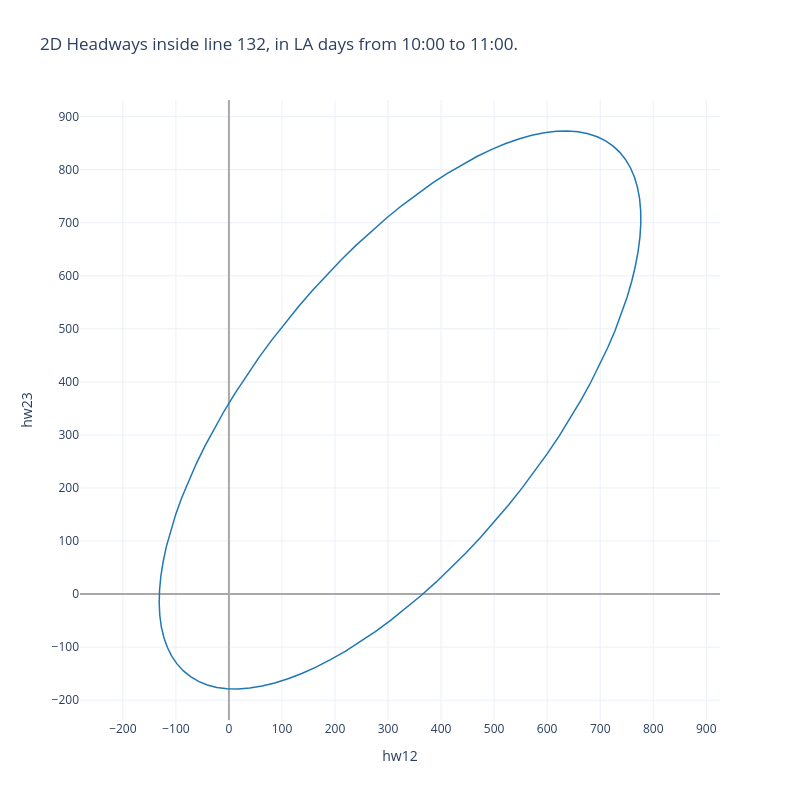

The notebook cell saved with this chart:
### Code cell
# Create figure
fig = go.Figure()

"""
#Plot trace
fig.add_trace(go.Scatter(
    showlegend=False,
    x = data.hw12,
    y = data.hw23,
    mode = 'markers',
    marker = dict(
        color='blue',
        size=2
    )
))
"""


# Select buses group to see over time
for i in range(1, max_anom_size):
    # Get series data
    anom_size_df = anomalies_2d_df.loc[anomalies_2d_df.anom_size == i]
    color = colormap(i)[0:7]
    k = 0
    for anom_index in anom_size_df.anom_index.unique().tolist():
        anom_df = anom_size_df.loc[anom_size_df.anom_index == anom_index]
        # Plot trace
        fig.add_trace(
            go.Scatter(
                name=f"Anomaly of size = {i}",
                showlegend=True if k == 0 else False,
                x=anom_df.hw12,
                y=anom_df.hw23,
                mode="lines+markers",
                line={"color": color, "width": 1.5},
                text=anom_df.datetime.dt.time,
            )
        )
        k += 1


# Confidence ellipses
i = 0
for conf in [0.95]:
    x, y = ellipse(means[1], cov_matrixes[1], conf)
    fig.add_trace(
        go.Scatter(
            name=f"{conf * 100}% Confidence Ellipse",
            x=x,
            y=y,
            mode="lines",
            line={"color": colors[i], "width": 1.5},
        )
    )
    i += 1


# Update the layout
fig.update_layout(
    title=f"2D Headways inside line {line}, in {day_type} days from {st_hour}:00 to {end_hour}:00.",
    height=800,
    width=800,
    showlegend=False,
    legend={
        "x": 0.75,
        "y": 0.99,
        "traceorder": "normal",
        "font": {"size": 12},
    },
    xaxis={"title": "hw12", "nticks": 20, "zerolinecolor": "darkgrey"},
    yaxis={
        "title": "hw23",
        "scaleanchor": "x",
        "scaleratio": 1,
        "nticks": 20,
        "zerolinecolor": "darkgrey",
    },
)
fig.show()

### Figure 1 — Plotly figure (JSON) as saved in the notebook; plotly's stock layout.template omitted (floating-point values rounded to 4 significant figures)
{"data": [{"line": {"color": "#1f77b4", "width": 1.5}, "mode": "lines", "name": "95.0% Confidence Ellipse", "type": "scatter", "x": [724.4, 710.2, 694.4, 677.1, 658.4, 638.4, 617.1, 594.5, 570.9, 546.3, 520.8, 494.5, 467.5, 439.9, 411.9, 383.4, 354.8, 326.0, 297.2, 268.5, 240.0, 211.8, 184.1, 157.0, 130.5, 104.8, 79.96, 56.11, 33.33, 11.71, -8.656, -27.69, -45.31, -61.45, -76.04, -89.03, -100.4, -110.0, -117.9, -124.0, -128.3, -130.8, -131.5, -130.3, -127.3, -122.5, -116.0, -107.6, -97.53, -85.76, -72.34, -57.34, -40.8, -22.8, -3.407, 17.3, 39.23, 62.3, 86.43, 111.5, 137.4, 164.1, 191.4, 219.2, 247.5, 276.0, 304.8, 333.6, 362.4, 391.0, 419.3, 447.2, 474.7, 501.5, 527.6, 552.9, 577.3, 600.6, 622.8, 643.8, 663.5, 681.8, 698.7, 714.1, 727.9, 740.1, 750.6, 759.3, 766.3, 771.5, 774.9, 776.5, 776.3, 774.2, 770.3, 764.6, 757.2, 748.0, 737.0, 724.4], "y": [844.6, 854.4, 862.2, 867.9, 871.5, 873.0, 872.4, 869.7, 864.9, 857.9, 849.0, 837.9, 825.0, 810.1, 793.3, 774.7, 754.4, 732.5, 709.0, 684.1, 657.8, 630.2, 601.6, 571.8, 541.2, 509.8, 477.8, 445.2, 412.2, 379.0, 345.6, 312.2, 279.0, 246.1, 213.5, 181.5, 150.2, 119.6, 89.99, 61.39, 33.95, 7.76, -17.06, -40.41, -62.21, -82.36, -100.8, -117.4, -132.1, -144.9, -155.8, -164.6, -171.3, -176.0, -178.6, -179.0, -177.3, -173.5, -167.7, -159.7, -149.7, -137.7, -123.8, -107.9, -90.23, -70.79, -49.68, -26.96, -2.737, 22.89, 49.83, 77.96, 107.2, 137.4, 168.4, 200.1, 232.5, 265.3, 298.4, 331.7, 365.1, 398.4, 431.5, 464.3, 496.6, 528.3, 559.2, 589.3, 618.4, 646.5, 673.3, 698.8, 722.9, 745.5, 766.5, 785.8, 803.3, 819.0, 832.8, 844.6]}], "layout": {"height": 800, "legend": {"font": {"size": 12}, "traceorder": "normal", "x": 0.75, "y": 0.99}, "showlegend": false, "title": {"text": "2D Headways inside line 132, in LA days from 10:00 to 11:00."}, "width": 800, "xaxis": {"nticks": 20, "title": {"text": "hw12"}, "zerolinecolor": "darkgrey"}, "yaxis": {"nticks": 20, "scaleanchor": "x", "scaleratio": 1, "title": {"text": "hw23"}, "zerolinecolor": "darkgrey"}}}
